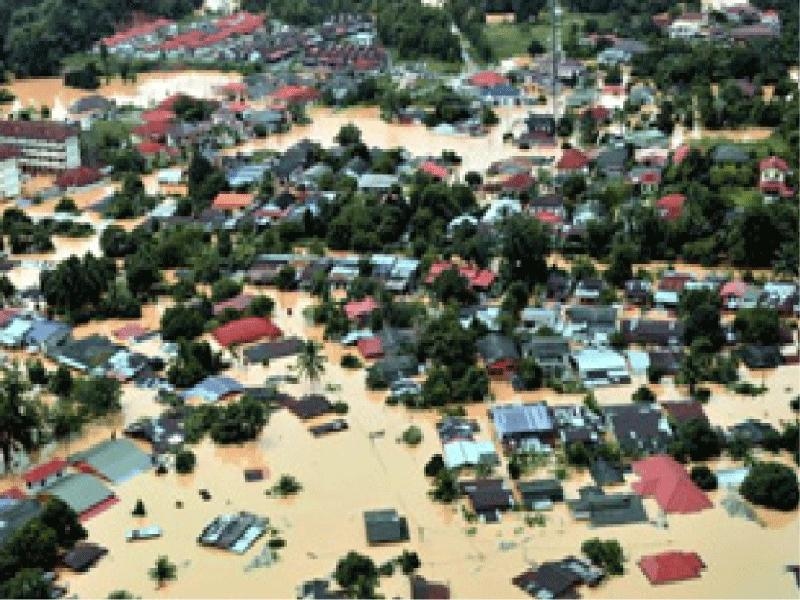
#> input picture asset/0.jpg, 800 x 600 px, found by its file name
$ python blending.py
#> lines starting #> are read from the running program, lines starting #| are printed output that depends on the picture
import cv2
import numpy as np

img1 = cv2.imread('..\\asset\\0.jpg')
#> img1 is the input picture: shape (600, 800, 3); mean B, G, R 100.6, 116.9, 115.2
img2 = cv2.imread('..\\asset\\0_OUT.jpg')
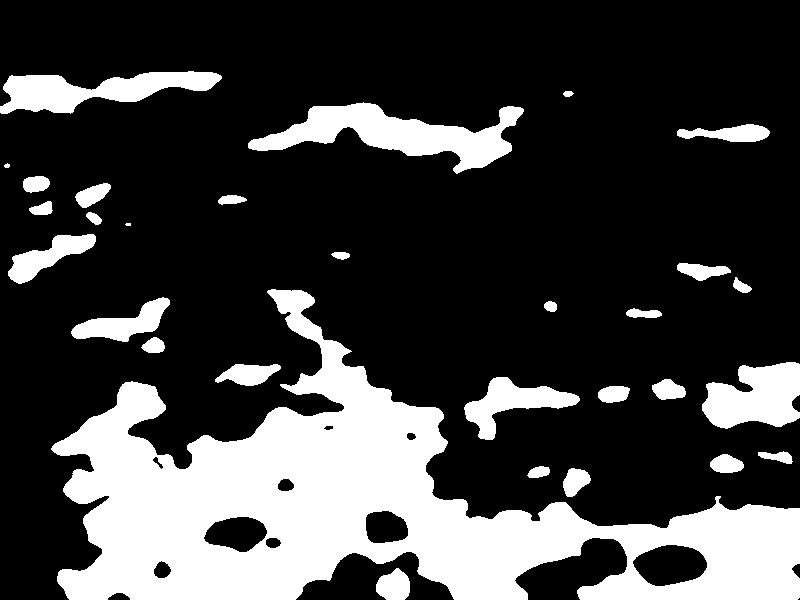
#> input picture asset/0_OUT.jpg, 800 x 600 px, found by its file name
#> img2 is the input picture: shape (600, 800, 3); min 0, max 255, mean 63.7
dst = cv2.addWeighted(img1, 0.5, img2, 0.5, 0)
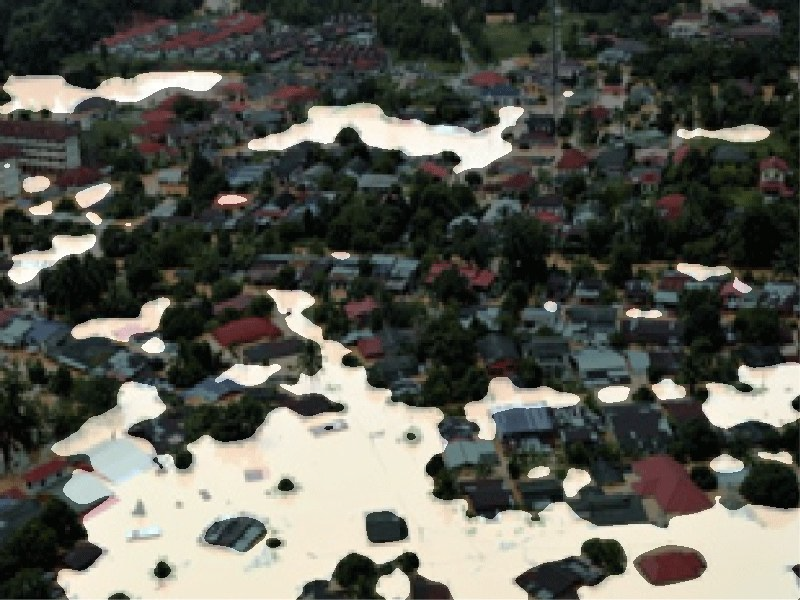
#> dst: shape (600, 800, 3); mean B, G, R 82.2, 90.3, 89.5

cv2.imwrite("..\\asset\\blended_image.jpg",dst)
cv2.imshow('Blended_image',dst)

cv2.waitKey(0)
cv2.destroyAllWindows()
